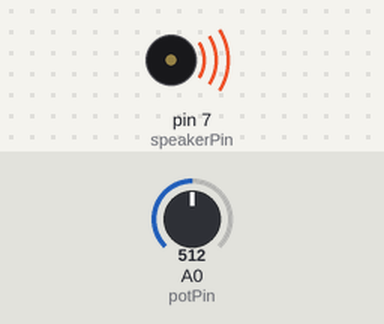
The sketch below on a simulated Arduino Uno, built with avr-gcc and run on an emulated ATmega328P. On the bench: buzzer (waves = sounding). Inputs (shaded band) come from the test bench; at power-on: A0 (potPin) = 512. What the sketch prints to the serial monitor is not drawn.

Above: at 0.1 s.
Timing chart, 0 to 1.6 s (numbered marks = the images above):
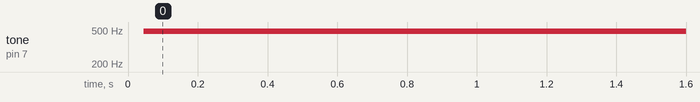

Measured:
- by itself, tone on pin 7 (speakerPin): silent → 486 Hz at 0.04 s

The sketch:

Cds_BZ.ino
```cpp
int potPin=A0;
int speakerPin=7;
void setup() {
  // put your setup code here, to run once:
  pinMode(potPin,INPUT);
  pinMode(speakerPin,OUTPUT);
  Serial.begin(9600);
  Serial.println("ready");
}

void loop() {
  // put your main code here, to run repeatedly:
  digitalWrite(speakerPin,0);
  int val=analogRead(potPin);
  val=val*2;
  Serial.println(val);
  for(int i=0;i<50;i++){
    digitalWrite(speakerPin,1);
    delayMicroseconds(val);
    digitalWrite(speakerPin,0);
    delayMicroseconds(val);
    }
}
```
